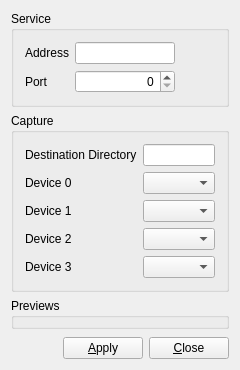
<?xml version="1.0" encoding="UTF-8"?>
<ui version="4.0">
 <class>Widget</class>
 <widget class="QWidget" name="Widget">
  <property name="geometry">
   <rect>
    <x>0</x>
    <y>0</y>
    <width>214</width>
    <height>370</height>
   </rect>
  </property>
  <property name="windowTitle">
   <string/>
  </property>
  <layout class="QVBoxLayout" name="verticalLayout">
   <item>
    <widget class="QGroupBox" name="groupBox">
     <property name="title">
      <string>Service</string>
     </property>
     <layout class="QFormLayout" name="formLayout">
      <item row="0" column="0">
       <widget class="QLabel" name="label">
        <property name="text">
         <string>Address</string>
        </property>
        <property name="buddy">
         <cstring>serviceAddressEdit</cstring>
        </property>
       </widget>
      </item>
      <item row="0" column="1">
       <widget class="QLineEdit" name="serviceAddressEdit">
        <property name="maximumSize">
         <size>
          <width>100</width>
          <height>16777215</height>
         </size>
        </property>
       </widget>
      </item>
      <item row="1" column="0">
       <widget class="QLabel" name="label_2">
        <property name="text">
         <string>Port</string>
        </property>
        <property name="buddy">
         <cstring>servicePortSpinBox</cstring>
        </property>
       </widget>
      </item>
      <item row="1" column="1">
       <widget class="QSpinBox" name="servicePortSpinBox">
        <property name="maximumSize">
         <size>
          <width>100</width>
          <height>16777215</height>
         </size>
        </property>
        <property name="alignment">
         <set>Qt::AlignRight|Qt::AlignTrailing|Qt::AlignVCenter</set>
        </property>
        <property name="maximum">
         <number>65535</number>
        </property>
       </widget>
      </item>
     </layout>
    </widget>
   </item>
   <item>
    <widget class="QGroupBox" name="groupBox_2">
     <property name="title">
      <string>Capture</string>
     </property>
     <layout class="QFormLayout" name="formLayout_2">
      <item row="0" column="0">
       <widget class="QLabel" name="label_7">
        <property name="text">
         <string>Destination Directory</string>
        </property>
        <property name="buddy">
         <cstring>destdirEdit</cstring>
        </property>
       </widget>
      </item>
      <item row="0" column="1">
       <widget class="QLineEdit" name="destdirEdit"/>
      </item>
      <item row="1" column="0">
       <widget class="QLabel" name="label_3">
        <property name="text">
         <string>Device 0</string>
        </property>
        <property name="buddy">
         <cstring>device0ComboBox</cstring>
        </property>
       </widget>
      </item>
      <item row="1" column="1">
       <widget class="QComboBox" name="device0ComboBox"/>
      </item>
      <item row="2" column="0">
       <widget class="QLabel" name="label_4">
        <property name="text">
         <string>Device 1</string>
        </property>
        <property name="buddy">
         <cstring>device1ComboBox</cstring>
        </property>
       </widget>
      </item>
      <item row="2" column="1">
       <widget class="QComboBox" name="device1ComboBox"/>
      </item>
      <item row="3" column="0">
       <widget class="QLabel" name="label_5">
        <property name="text">
         <string>Device 2</string>
        </property>
        <property name="buddy">
         <cstring>device2ComboBox</cstring>
        </property>
       </widget>
      </item>
      <item row="3" column="1">
       <widget class="QComboBox" name="device2ComboBox"/>
      </item>
      <item row="4" column="0">
       <widget class="QLabel" name="label_6">
        <property name="text">
         <string>Device 3</string>
        </property>
        <property name="buddy">
         <cstring>device3ComboBox</cstring>
        </property>
       </widget>
      </item>
      <item row="4" column="1">
       <widget class="QComboBox" name="device3ComboBox"/>
      </item>
     </layout>
    </widget>
   </item>
   <item>
    <widget class="QGroupBox" name="previewsGroupBox">
     <property name="title">
      <string>Previews</string>
     </property>
    </widget>
   </item>
   <item>
    <spacer name="verticalSpacer">
     <property name="orientation">
      <enum>Qt::Vertical</enum>
     </property>
     <property name="sizeHint" stdset="0">
      <size>
       <width>20</width>
       <height>51</height>
      </size>
     </property>
    </spacer>
   </item>
   <item>
    <layout class="QHBoxLayout" name="horizontalLayout_3">
     <item>
      <spacer name="horizontalSpacer">
       <property name="orientation">
        <enum>Qt::Horizontal</enum>
       </property>
       <property name="sizeHint" stdset="0">
        <size>
         <width>40</width>
         <height>20</height>
        </size>
       </property>
      </spacer>
     </item>
     <item>
      <widget class="QPushButton" name="applyButton">
       <property name="text">
        <string>&amp;Apply</string>
       </property>
      </widget>
     </item>
     <item>
      <widget class="QPushButton" name="closeButton">
       <property name="text">
        <string>&amp;Close</string>
       </property>
      </widget>
     </item>
    </layout>
   </item>
  </layout>
 </widget>
 <layoutdefault spacing="6" margin="11"/>
 <resources/>
 <connections/>
</ui>
